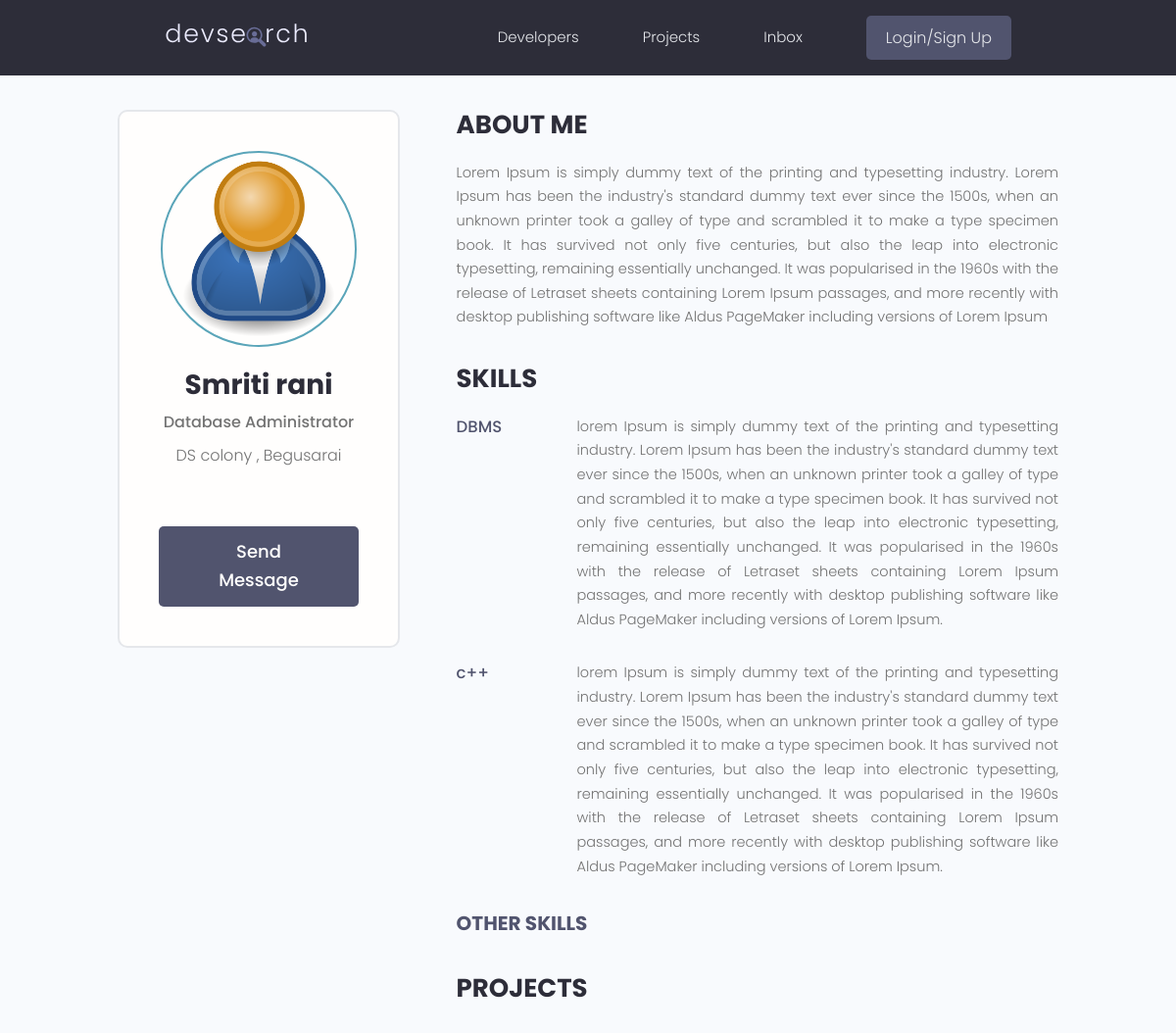
Page /profile/3c9fb290-4713-4bd1-9a8d-e0d66a45609f/ on the earlier database version.
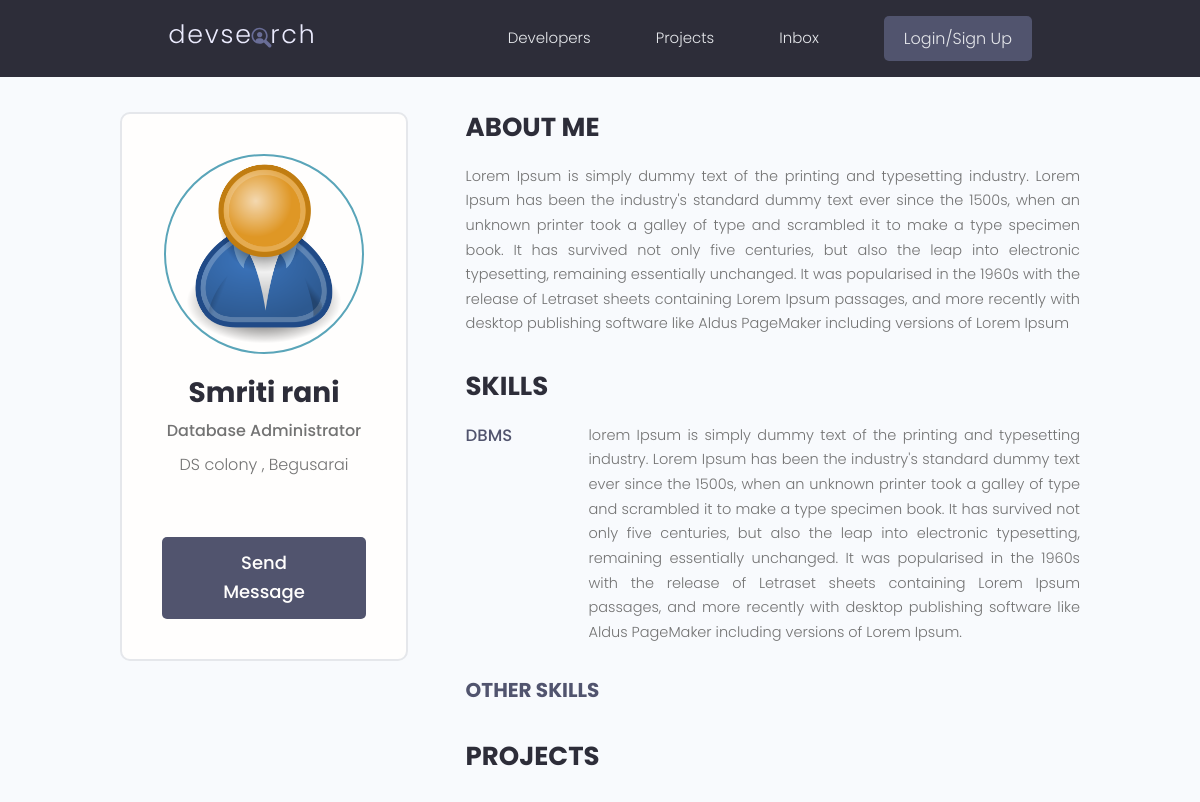
Same page on the later database version.
### users/models.py (models this page shows, shortened)
class Skill(models.Model):
    owner=models.ForeignKey(Profile ,on_delete=models.CASCADE ,null=True ,blank=True)
    name = models.CharField(max_length=200, blank=True, null=True)
    description = models.TextField(null=True, blank=True)
    created = models.DateTimeField(auto_now_add=True)
    id = models.UUIDField(default=uuid.uuid4, unique=True,
                          primary_key=True, editable=False)

### users/views.py (the view)
# urls.py: path('profile/<str:pk>/',views.userProfile,name="user-profile"),
def userProfile(request,pk):
    profile=Profile.objects.get(id=pk)
    topskills=profile.skill_set.exclude(description__exact="")
    otherskills=profile.skill_set.filter(description="")
    context={'profile':profile,'topskills':topskills,'otherskills':otherskills}
    return render(request,'users/user-profile.html',context)

### users/templates/users/user-profile.html (shortened to what this page needs)
{% extends 'main.html' %} {% block content %}
<main class="profile my-md">
  <div class="container">
    <div class="layout">
      <div class="column column--1of3">
        <div class="card text-center">
          <div class="card__body dev">
            <img class="avatar avatar--xl" src="{{profile.profile_image.url}}" />
            <h2 class="dev__name">{{profile.name}}</h2>
            <p class="dev__title">{{profile.short_intro}}</p>
            <p class="dev__location">{{profile.location}}</p>
            <a href="#" class="btn btn--sub btn--lg">Send Message </a>
          </div>
        </div>
      </div>
      <div class="column column--2of3">
        <div class="devInfo">
          <h3 class="devInfo__title">About Me</h3>
          <p class="devInfo__about">
            {{profile.bio}}
          </p>
        </div>
        <div class="devInfo">
          <h3 class="devInfo__title">Skills</h3>
          <div class="devInfo__skills">
            {% for skill in topskills%}
            <div class="devSkill">
              <h4 class="devSkill__title">{{skill.name}}</h4>
              <p class="devSkill__info">
                {{skill.description}}
              </p>
            </div>
            {% endfor %}
            <h3 class="devInfo__subtitle">Other Skills</h3>
          </div>
        </div>
        <div class="devInfo">
          <h3 class="devInfo__title">Projects</h3>
        </div>
      </div>
    </div>
  </div>
</main>
{% endblock content %}

Differences in the rows shown:
removed Skill: name "c++", description "lorem Ipsum is simply dummy text of the printing and typesetting industry. Lorem Ipsum has been the industry's standard dummy text ever since the 1500s, when an unknown printer took a galley of type and scrambled it to make a type specimen book. It has survived not only five centuries, but also the leap into electronic typesetting, remaining essentially unchanged. It was popularised in the 1960s with the release of Letraset sheets containing Lorem Ipsum passages, and more recently with desktop publishing software like Aldus PageMaker including versions of Lorem Ipsum."
